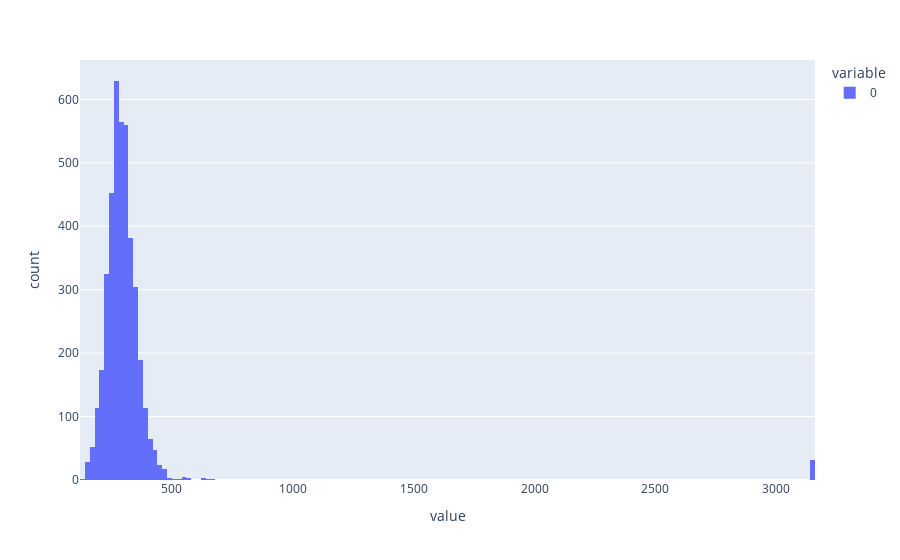

Write notebook code for a chart like this one.
### Markdown cell above
### L0 Test and Reconstruction Test

### Code cell
with torch.no_grad():
    batch_tokens = activations_loader.get_batch_tokens()
    _, cache = model.run_with_cache(batch_tokens, prepend_bos=True)
    sae_out, feature_acts, loss, mse_loss, l1_loss = sparse_autoencoder(
        cache[sparse_autoencoder.cfg.hook_point]
    )
    del cache
    
    
    l0 = (feature_acts > 0).float().sum(-1).detach()
    print("average l0", l0.mean().item())
    px.histogram(l0.flatten().cpu().numpy()).show()

### Figure 1 — Plotly figure (JSON) as saved in the notebook; plotly's stock layout.template omitted (floating-point values rounded to 4 significant figures; data arrays with more than 128 entries replaced by an {"elided": "..."} marker saying what was removed)
{"data": [{"alignmentgroup": "True", "bingroup": "x", "hovertemplate": "variable=0<br>value=%{x}<br>count=%{y}<extra></extra>", "legendgroup": "0", "marker": {"color": "#636efa", "pattern": {"shape": ""}}, "name": "0", "offsetgroup": "0", "orientation": "v", "showlegend": true, "type": "histogram", "x": {"elided": "4096 float values"}, "xaxis": "x", "yaxis": "y"}], "layout": {"barmode": "relative", "legend": {"title": {"text": "variable"}, "tracegroupgap": 0}, "margin": {"t": 60}, "xaxis": {"anchor": "y", "domain": [0, 1], "title": {"text": "value"}}, "yaxis": {"anchor": "x", "domain": [0, 1], "title": {"text": "count"}}}}
